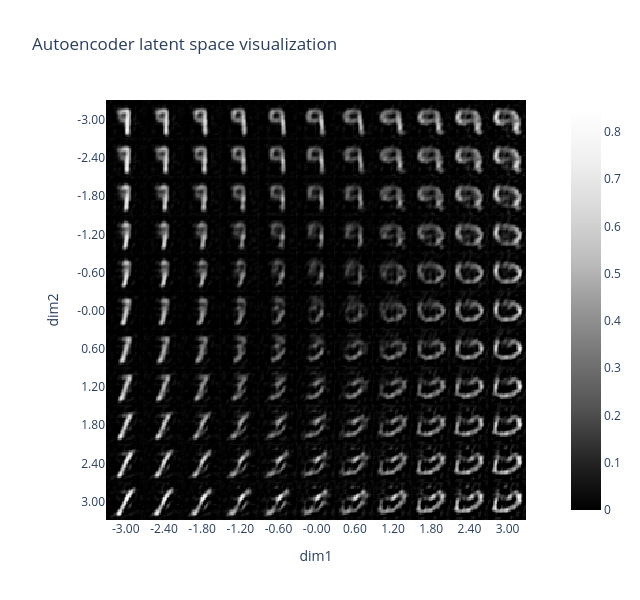

The notebook cell saved with this chart:
### Code cell
def create_grid_of_latents(
    model: nn.Module,
    interpolation_range: tuple[float, float] = (-1, 1),
    n_points: int = 11,
    dims: tuple[int, int] = (0, 1),
) -> Float[Tensor, "rows_x_cols latent_dims"]:
    """Create a tensor of zeros which varies along the 2 specified dimensions of the latent space."""
    grid_latent = t.zeros(n_points, n_points, model.latent_dim_size, device=device)
    x = t.linspace(*interpolation_range, n_points)
    grid_latent[..., dims[0]] = x.unsqueeze(-1)  # rows vary over dim=0
    grid_latent[..., dims[1]] = x  # cols vary over dim=1
    return grid_latent.flatten(0, 1)  # flatten over (rows, cols) into a single batch dimension


grid_latent = create_grid_of_latents(autoencoder, interpolation_range=(-3, 3))

# Map grid latent through the decoder
output = autoencoder.decoder(grid_latent)

# Visualize the output
utils.visualise_output(output, grid_latent, title="Autoencoder latent space visualization")

### Figure 1 — Plotly figure (JSON) as saved in the notebook; plotly's stock layout.template omitted (floating-point values rounded to 4 significant figures; data arrays with more than 128 entries replaced by an {"elided": "..."} marker saying what was removed)
{"data": [{"coloraxis": "coloraxis", "hovertemplate": "x: %{x}<br>y: %{y}<br>color: %{z}<extra></extra>", "name": "0", "type": "heatmap", "xaxis": "x", "yaxis": "y", "z": {"elided": "308x308 float values"}}], "layout": {"coloraxis": {"colorscale": [[0, "rgb(0,0,0)"], [0.125, "rgb(37,37,37)"], [0.25, "rgb(82,82,82)"], [0.375, "rgb(115,115,115)"], [0.5, "rgb(150,150,150)"], [0.625, "rgb(189,189,189)"], [0.75, "rgb(217,217,217)"], [0.875, "rgb(240,240,240)"], [1, "rgb(255,255,255)"]]}, "height": 600, "title": {"text": "Autoencoder latent space visualization"}, "width": 640, "xaxis": {"anchor": "y", "constrain": "domain", "domain": [0, 1], "scaleanchor": "y", "tickmode": "array", "ticktext": ["-3.00", "-2.40", "-1.80", "-1.20", "-0.60", "-0.00", "0.60", "1.20", "1.80", "2.40", "3.00"], "tickvals": [14, 42, 70, 98, 126, 154, 182, 210, 238, 266, 294], "title": {"text": "dim1"}}, "yaxis": {"anchor": "x", "autorange": "reversed", "constrain": "domain", "domain": [0, 1], "tickmode": "array", "ticktext": ["-3.00", "-2.40", "-1.80", "-1.20", "-0.60", "-0.00", "0.60", "1.20", "1.80", "2.40", "3.00"], "tickvals": [14, 42, 70, 98, 126, 154, 182, 210, 238, 266, 294], "title": {"text": "dim2"}}}}
